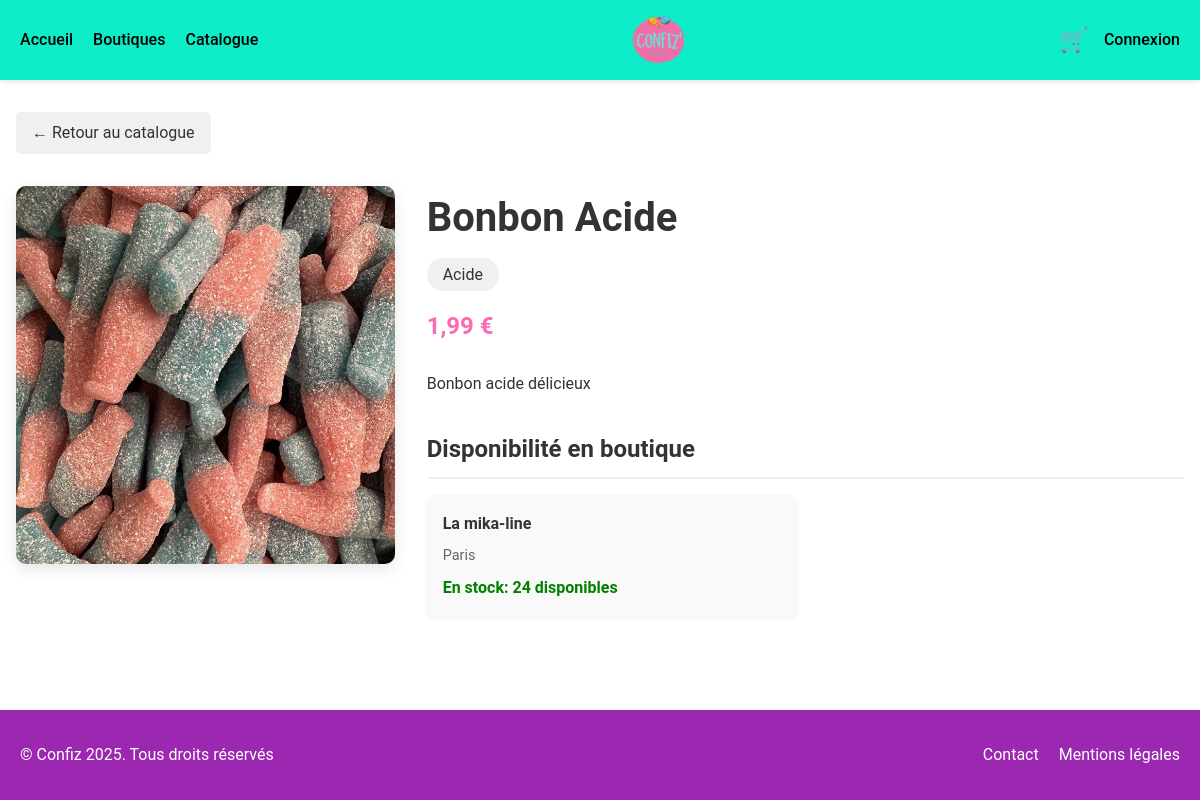
/produit.php?id=1, run on the app's committed database.
### tables this page shows
CREATE TABLE `confiseries` (
  `id` INT PRIMARY KEY AUTO_INCREMENT,
  `nom` VARCHAR(50) NOT NULL,
  `type` VARCHAR(20),
  `couleur` VARCHAR(20),
  `prix` FLOAT NOT NULL,
  `illustration` VARCHAR(255),
  `description` TEXT
);

CREATE TABLE `stocks` (
  `id` INT PRIMARY KEY AUTO_INCREMENT,
  `quantite` INT,
  `date_de_modification` DATE,
  `confiserie_id` INT NOT NULL,
  `boutique_id` INT NOT NULL
);

CREATE TABLE `boutiques` (
  `id` INT PRIMARY KEY AUTO_INCREMENT,
  `nom` VARCHAR(50) UNIQUE NOT NULL,
  `utilisateur_id` INT NOT NULL,
  `numero_rue` VARCHAR(10) NOT NULL,
  `nom_adresse` VARCHAR(100) NOT NULL,
  `code_postal` VARCHAR(10) NOT NULL,
  `ville` VARCHAR(20) NOT NULL,
  `pays` VARCHAR(20) NOT NULL
);

### produit.php (called while the page is built, shortened)
<?php
$servername = "localhost";
$username = "root";
$password = "";
$dbname = "confiz";
try {
    $conn = new PDO("mysql:host=$servername;dbname=$dbname", $username, $password);
    $conn->setAttribute(PDO::ATTR_ERRMODE, PDO::ERRMODE_EXCEPTION);
} catch(PDOException $e) {
    if (isset($_SERVER['HTTP_X_REQUESTED_WITH']) && strtolower($_SERVER['HTTP_X_REQUESTED_WITH']) === 'xmlhttprequest') {
        header('Content-Type: application/json');
        echo json_encode(['error' => 'Erreur de connexion: ' . $e->getMessage()]);
        exit;
    }
    die("Erreur de connexion: " . $e->getMessage());
}
$id = $_GET['id'];
$stmt = $conn->prepare("SELECT * FROM confiseries WHERE id = :id");
$stmt->bindParam(':id', $id, PDO::PARAM_INT);
$stmt->execute();
$bonbon = $stmt->fetch(PDO::FETCH_ASSOC);
$stmt = $conn->prepare("
    SELECT s.quantite, b.nom as boutique_nom, b.ville, b.id as boutique_id
    FROM stocks s
    JOIN boutiques b ON s.boutique_id = b.id
    WHERE s.confiserie_id = :id
");
$stmt->bindParam(':id', $id, PDO::PARAM_INT);
$stmt->execute();
$stocks = $stmt->fetchAll(PDO::FETCH_ASSOC);
include 'produit-template.php';
?>

### produit-template.php (the view, shortened to what this page needs)
<!DOCTYPE html>
<html lang="fr">
<head>
    <link rel="stylesheet" href="produit.css">
    <link rel="stylesheet" href="autrecss.css">
</head>
<body>
    <header>
        <nav class="navbar">
            <div class="nav-links">
                <a href="index.php">Accueil</a>
                <a href="boutiques.php">Boutiques</a>
                <a href="catalogue.php">Catalogue</a>
            </div>
            <div class="logo-container">
                <img src="confiz.png" alt="Logo confiz">
            </div>
            <div class="cart-login">
                <a href="panier.php" class="cart-icon">🛒</a>
                <a href="login.php" class="login-btn">Connexion</a>
            </div>
        </nav>
    </header>
    <main>
        <div class="product-container">
            <a href="catalogue.php" class="back-button">← Retour au catalogue</a>
            <div class="product-details">
                <div class="product-image-container">
                    <img
                        src="<?php echo !empty($bonbon['illustration']) ? htmlspecialchars($bonbon['illustration']) : 'images/candies/default.jpg'; ?>"
                        alt="<?php echo htmlspecialchars($bonbon['nom']); ?>"
                        class="product-image"
                    >
                </div>
                <div class="product-info">
                    <h1 class="product-name"><?php echo htmlspecialchars($bonbon['nom']); ?></h1>
                    <span class="product-type"><?php echo htmlspecialchars($bonbon['type']); ?></span>
                    <p class="product-price"><?php echo number_format($bonbon['prix'], 2, ',', ' '); ?> €</p>
                    <div class="product-description">
                        <?php echo nl2br(htmlspecialchars($bonbon['description'])); ?>
                    </div>
                    <div class="stock-info">
                        <h2 class="stock-title">Disponibilité en boutique</h2>
                        <?php if (count($stocks) > 0): ?>
                            <div class="stock-list">
                                <?php foreach ($stocks as $stock): ?>
                                    <div class="stock-item">
                                        <p class="stock-boutique"><?php echo htmlspecialchars($stock['boutique_nom']); ?></p>
                                        <p class="stock-ville"><?php echo htmlspecialchars($stock['ville']); ?></p>
                                        <p class="stock-quantite <?php
                                            if ($stock['quantite'] <= 0) echo 'stock-epuise';
                                            elseif ($stock['quantite'] < 10) echo 'stock-limite';
                                            else echo 'stock-disponible';
                                        ?>">
                                            <?php
                                                if ($stock['quantite'] <= 0) echo 'Épuisé';
                                                elseif ($stock['quantite'] < 10) echo 'Stock limité: ' . $stock['quantite'] . ' restants';
                                                else echo 'En stock: ' . $stock['quantite'] . ' disponibles';
                                            ?>
                                        </p>
                                    </div>
                                <?php endforeach; ?>
                            </div>
                        <?php else: ?>
                            <p>Ce produit n'est actuellement disponible dans aucune boutique.</p>
                        <?php endif; ?>
                    </div>
                </div>
            </div>
        </div>
    </main>
    <footer>
        <div class="footer-content">
            <p>&copy; Confiz <?php echo date('Y'); ?>. Tous droits réservés</p>
            <div class="footer-links">
                <a href="contact.php">Contact</a>
                <a href="mentions-legales.php">Mentions légales</a>
            </div>
        </div>
    </footer>
</body>
</html>

### produit.css (style rules this page uses)
.product-container { max-width: 1200px; margin: 2rem auto; padding: 0 1rem; }
.product-details { display: flex; flex-wrap: wrap; gap: 2rem; margin-bottom: 3rem; }
.product-image-container { flex: 1; min-width: 300px; }
.product-image { width: 100%; border-radius: 10px; box-shadow: 0 5px 15px rgba(0,0,0,0.1); }
.product-info { flex: 2; min-width: 300px; }
.product-name { font-size: 2.5rem; margin-bottom: 0.5rem; color: var(--text-color); }
.product-type { display: inline-block; padding: 0.25rem 1rem; background-color: #f0f0f0; border-radius: 20px; font-size: 1rem; margin-bottom: 1rem; }
.product-price { font-size: 1.5rem; font-weight: bold; color: var(--primary-color); margin-bottom: 1.5rem; }
.product-description { margin-bottom: 2rem; line-height: 1.8; }
.stock-info { margin-top: 2rem; }
.stock-title { font-size: 1.5rem; margin-bottom: 1rem; border-bottom: 2px solid #f0f0f0; padding-bottom: 0.5rem; }
.stock-list { display: grid; grid-template-columns: repeat(auto-fill, minmax(250px, 1fr)); gap: 1rem; }
.stock-item { background-color: #f9f9f9; padding: 1rem; border-radius: 8px; box-shadow: 0 2px 5px rgba(0,0,0,0.05); }
.stock-boutique { font-weight: bold; margin-bottom: 0.5rem; }
.stock-ville { color: #666; margin-bottom: 0.5rem; font-size: 0.9rem; }
.stock-quantite { font-weight: bold; }
.stock-disponible { color: green; }
.back-button { display: inline-block; margin-bottom: 2rem; padding: 0.5rem 1rem; background-color: #f0f0f0; color: #333; text-decoration: none; border-radius: 5px; transition: background-color 0.3s; }

### autrecss.css (style rules this page uses)
html { scroll-behavior: smooth; }
html, body { height: 100%; margin: 0; }
* { margin: 0; padding: 0; box-sizing: border-box; }
:root { --primary-color: #FF69B4; --secondary-color: #0deec8; --accent-color: #3b82f6; --text-color: #333; --light-gray: #f3f4f6; --dark-gray: #4b5563; --white: #ffffff; --transition: all 0.3s ease; }
body { font-family: 'Roboto', sans-serif; color: var(--text-color); background-color: var(--white); line-height: 1.6; }
.navbar { display: flex; justify-content: space-between; align-items: center; padding: 15px 20px; background-color: var(--secondary-color); box-shadow: 0 2px 5px rgba(0,0,0,0.1); }
.logo-container { display: flex; justify-content: center; }
.logo-container img { height: 50px; }
.nav-links { display: flex; gap: 20px; }
.nav-links a { text-decoration: none; color: #000; position: relative; transition: color 0.3s ease; font-weight: 500; }
.nav-links a::after { content: ''; position: absolute; width: 0; height: 2px; bottom: -5px; left: 0; background-color: #000; transition: width 0.3s ease; }
.cart-login { display: flex; align-items: center; gap: 15px; }
.cart-icon { font-size: 1.5rem; text-decoration: none; }
.login-btn { text-decoration: none; color: #000; font-weight: 500; }
.product-container { max-width: 1200px; margin: 2rem auto; padding: 0 1rem; }
.product-details { display: flex; flex-wrap: wrap; gap: 2rem; margin-bottom: 3rem; }
footer { background-color: #9c27b0; padding: 2rem 0; color: white; }
.footer-content { max-width: 1200px; margin: 0 auto; padding: 0 20px; display: flex; justify-content: space-between; align-items: center; }
.footer-links { display: flex; gap: 20px; }
.footer-links a { color: white; text-decoration: none; transition: opacity 0.3s ease; }

### produit-template.php (style rules this page uses)
html, body { height: 100%; margin: 0; }
body { display: flex; flex-direction: column; min-height: 100vh; }
main { flex: 1 0 auto; }
footer { flex-shrink: 0; }
.product-container { max-width: 1200px; margin: 2rem auto; padding: 0 1rem; min-height: 60vh; }

### data on the page
confiseries: illustration (picture), nom "Bonbon Acide", type "Acide", prix "1,99", description "Bonbon acide délicieux"
stocks: boutique.nom "La mika-line", boutique.ville "Paris", quantite "24"
